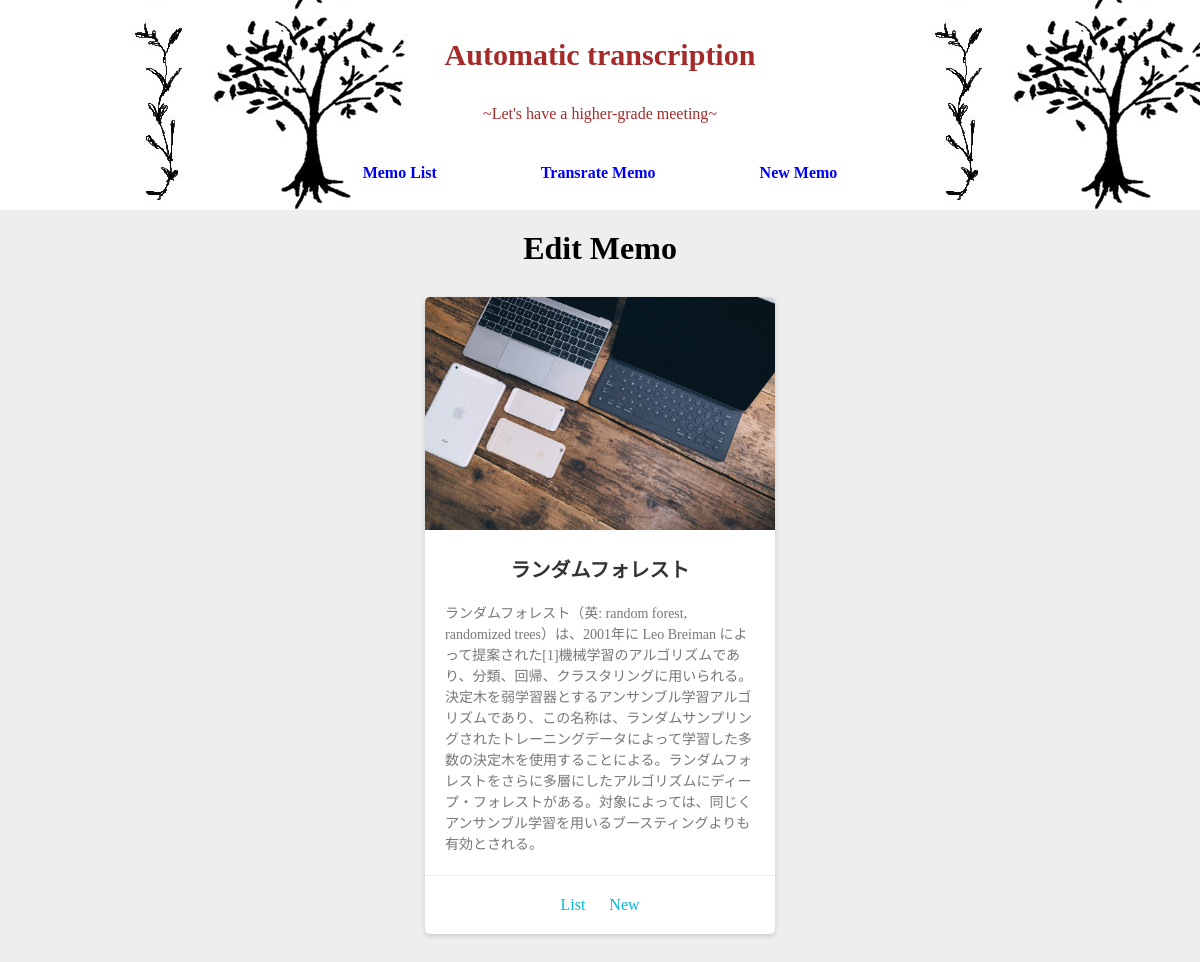
Page /memo/3/ on the committed database.
### boardapp/models.py (models this page shows, shortened)
class Post(models.Model):
    title = models.CharField(verbose_name='タイトル', max_length=10)
    text = models.CharField(verbose_name='テキスト', max_length=100)
    mytext = models.CharField(verbose_name='マイテキスト', max_length=100)
    created_at = models.DateTimeField(verbose_name='登録日時', auto_now_add=True)
    updated_at = models.DateTimeField(verbose_name='更新日時', auto_now=True)

### boardapp/views.py (the view)
# urls.py: path("memo/<int:pk>/",views.view_article,name="view_article"),
def view_article(request,pk):
    template_name = "memo/view_article.html"
    try:
        memo = Post.objects.get(pk=pk)
    except Post.DoesNotExist:
        raise Http404
    context = {"memo":memo}
    return render(request,template_name,context)

### boardapp/templates/memo/view_article.html (shortened to what this page needs)
{% extends 'base/base.html' %}
{% load static %}
{% block jumbotron %}
<h1 class="h3">Edit Memo</h1>
{% endblock %}
{% block body %}
<section class="card">
    <img class="card-img" src="{% static  'pc1.jpg'%}" alt="">
    <div class="card-content">
      <h1 class="card-title" >{{memo.title}}</h1>
      <p class="card-text">{{memo.text}}</p>
    </div>
    <div class="card-link">
        <a class="nav-list-item" href="{% url 'list' %}">List</a>
        <a class="nav-list-item"href="{% url 'new' %}">New</a>
    </div>
  </section>
</div>
{% endblock %}

### boardapp/static/style1.css (style rules this page uses)
* { margin:0; padding:0; }
.nav-list-item { list-style: none; display: inline-block; text-decoration: none; margin: 0 50px; }
body { background: #eee; }
.card { margin: 30px auto; width: 350px; background: #fff; border-radius: 5px; box-shadow: 0 2px 5px #ccc; }
.card-img { border-radius: 5px 5px 0 0; max-width: 100%; height: auto; }
.card-content { padding: 20px; }
.card-title { font-size: 20px; margin-bottom: 20px; text-align: center; color: #333; }
.card-text { color: #777; font-size: 14px; line-height: 1.5; text-overflow: ellipsis; -webkit-text-overflow: ellipsis; -o-text-overflow: ellipsis; }
.card-link { text-align: center; border-top: 1px solid #eee; padding: 20px; }
.card-link a { text-decoration: none; color: #0bd; margin: 0 10px; }
.h3 { text-align: center; margin: 20px; }

### rows in the picture
Post: title "ランダムフォレスト", text "ランダムフォレスト（英: random forest, randomized trees）は、2001年に Leo Breiman によって提案された[1]機械学習のアルゴリズムであり、分類、回帰、クラスタリングに用いられる。決定木を弱学習器とするアンサンブル学習アルゴリズムであり、この名称は、ランダムサンプリングされたトレーニングデータによって学習した多数の決定木を使用することによる。ランダムフォレストをさらに多層にしたアルゴリズムにディープ・フォレストがある。対象によっては、同じくアンサンブル学習を用いるブースティングよりも有効とされる。"
